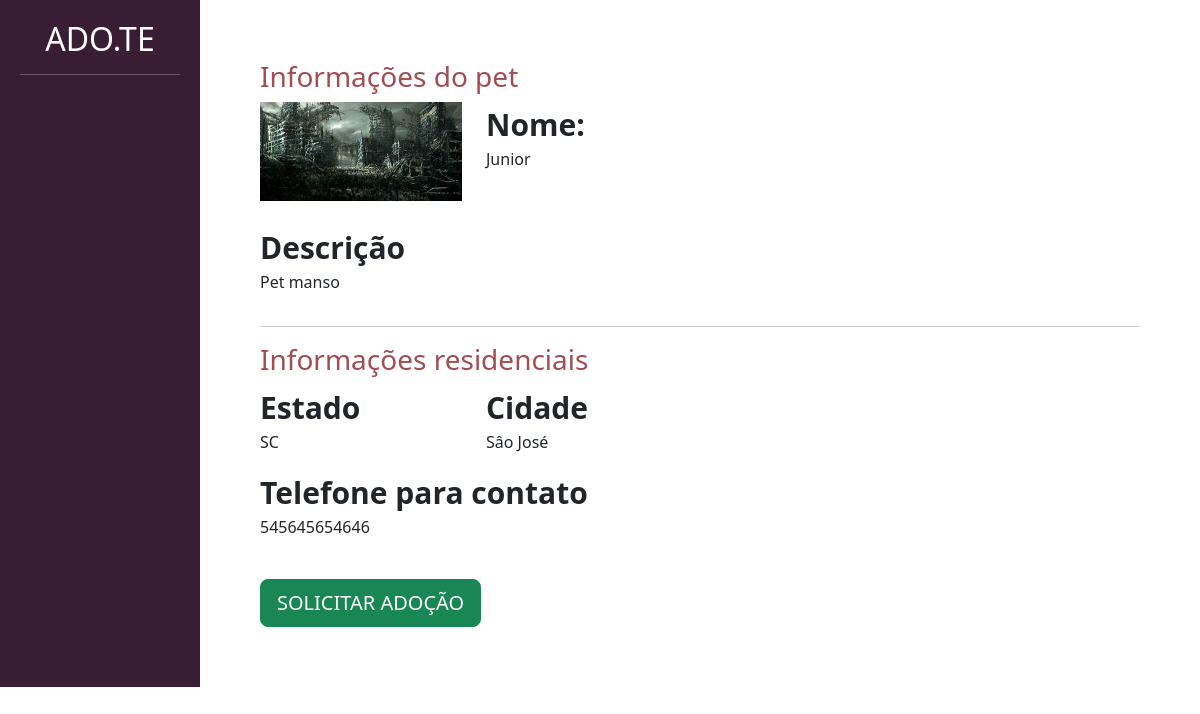
Screenshot of /divulgar/ver_pet/5 (signed in) with the database file from the repository.
### divulgar/models.py (models this page shows, shortened)
class Pet(models.Model):
    choice_status = (
        ('P', 'Para adoção'),
        ('A', 'Adotado')
    )
    usuario = models.ForeignKey(User, on_delete=models.DO_NOTHING)
    foto = models.ImageField(upload_to='fotos_pets')
    nome = models.CharField(max_length=100)
    descricao = models.TextField()
    estado = models.CharField(max_length=50)
    cidade = models.CharField(max_length=50)
    telefone = models.CharField(max_length=14)
    tags = models.ManyToManyField(Tag)
    raca = models.ForeignKey(Raca, on_delete=models.DO_NOTHING)
    status = models.CharField(max_length=1, choices=choice_status, default='P')

### divulgar/views.py (the view)
# urls.py: path('ver_pet/<int:id>', views.ver_pet, name='ver_pet'),
@login_required
def ver_pet(request, id):
    if request.method == 'GET':
        pet = Pet.objects.get(id=id)
        return render(request, 'divulgar/ver_pet.html', {'pet': pet})

### divulgar/templates/divulgar/ver_pet.html (shortened to what this page needs)
{% load static %}
<!doctype html>
<html lang="pt-BR">
    <head>
    <link href="https://cdn.jsdelivr.net/npm/bootstrap@5.3.0-alpha1/dist/css/bootstrap.min.css" rel="stylesheet">
    <link href="{% static 'usuarios/css/cadastro.css' %}" rel="stylesheet">
    <link href="{% static 'divulgar/css/novo_pet.css' %}" rel="stylesheet">
    <link href="{% static 'divulgar/css/seus_pet.css' %}" rel="stylesheet">
    <link href="{% static 'adotar/css/listar_pets.css' %}" rel="stylesheet">
    </head>
    <body>
        <div class="container-fluid">
            <div class="row">
                <div class="col-md-2 bg-side-plataforma sidebar">
                    <h2>ADO.TE</h2>
                    <hr>
                </div>
                <div style="padding:60px" class="col-md">
                    <h3 class="font-vinho">Informações do pet</h3>
                    <div class="row">
                        <div class="col-md-3">
                            <img width="100%" src="{{pet.foto.url}}">
                        </div>
                        <div class="col-md-9">
                            <span class="span-bold">Nome:</span>
                            <p>{{ pet.nome }}</p>
                        </div>
                    </div>
                    <br>
                    <div class="row">
                        <div class="col-md-5">
                            <span class="span-bold">Descrição</span>
                            <p>{{ pet.descricao }}</p>
                        </div>
                        <div class="col-md-7">
                        </div>
                    </div>
                    <hr>
                    <div class="row">
                        <h3 class="font-vinho">Informações residenciais</h3>
                        <div class="col-md">
                            <div class="row">
                                <div class="col-md">
                                    <span class="span-bold">Estado</span>
                                    <p>{{ pet.estado }}</p>
                                </div>
                                <div class="col-md">
                                    <span class="span-bold">Cidade</span>
                                    <p>{{ pet.cidade }}</p>
                                </div>
                            </div>
                            <span class="span-bold">Telefone para contato</span>
                            <p>{{ pet.telefone }}</p>
                            <br>
                            <a href="{% url 'pedido_adocao' pet.id %}" class="btn btn-success btn-lg">SOLICITAR ADOÇÃO</a>
                        </div>
                        <div class="col-md">
                        </div>
                    </div>
                </div>
            </div>
        </div>
    </body>
</html>

### templates/static/divulgar/css/novo_pet.css (style rules this page uses)
.sidebar { text-align: center; padding: 20px; }
.font-vinho { color: #A24D52; }

### templates/static/adotar/css/listar_pets.css (style rules this page uses)
.span-bold { font-weight: bold; font-size: 30px; }
.bg-side-plataforma { background-color: #391D34; color: white; }

### rows the page displays
Pet: foto (picture), nome "Junior", descricao "Pet manso", estado "SC", cidade "Sâo José", telefone "545645654646"
